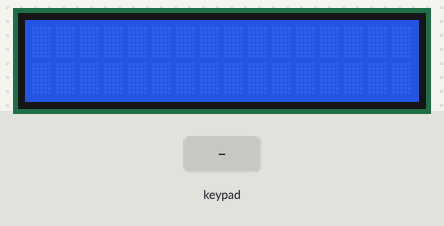
Bench run of a sketch on a simulated Arduino Uno, built with avr-gcc and run on an emulated ATmega328P. On the bench: 16×2 character LCD. The test bench sets the inputs (shaded band). What the sketch prints to the serial monitor is not drawn.

Above: at 1.2 s.
1.3 s: keypad keys 9 8 7 6 # pressed 0.4 s apart
At 3.7 s:
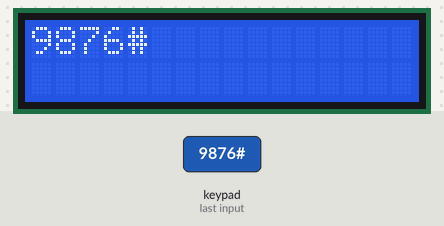
4.8 s: key 'A' pressed
At 5.2 s:
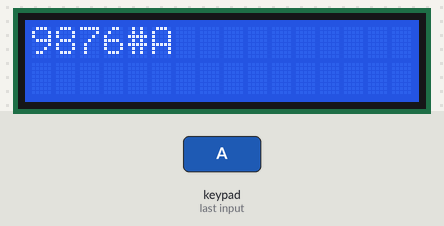
6.3 s: key 'B' pressed
At 7.5 s:
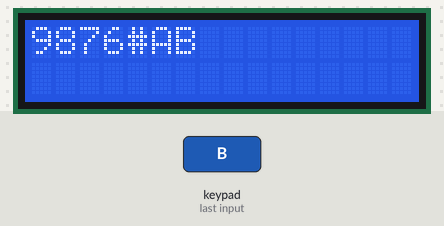
7.8 s: keypad keys 9 8 7 6 * pressed 0.4 s apart
At 10.0 s:
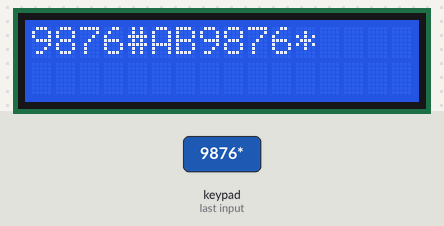
11.3 s: key 'C' pressed
At 12.4 s:
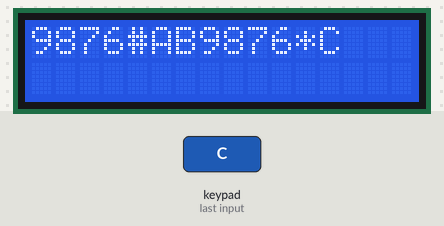
12.8 s: keypad keys 9 8 7 6 D pressed 0.4 s apart
At 14.9 s:
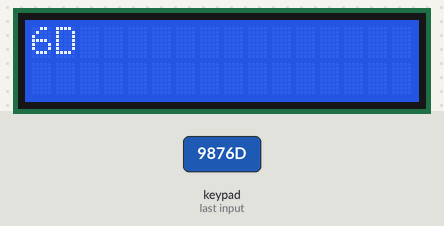
Timing chart, 0 to 16.4 s (numbered marks = the images above; inputs shaded):
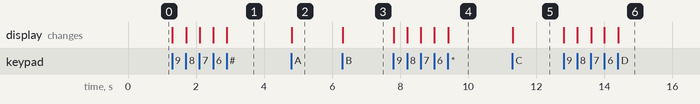

Measured:
- after the input at 1.3 s, the display: first changes at once (image 1 shows a later state)
- after the input at 4.8 s, the display: changes at once (image 2)
- after the input at 6.3 s, the display: changes at once (image 3)
- after the input at 7.8 s, the display: first changes at once (image 4 shows a later state)
- after the input at 11.3 s, the display: changes at once (image 5)
- after the input at 12.8 s, the display: first changes at once (image 6 shows a later state)

The sketch:

Code.ino
```cpp
#include <LiquidCrystal.h>
#include <Keypad.h>

LiquidCrystal lcd(5, 4, 3, 2, A4, A5);

const byte ROWS = 4;
const byte COLS = 4;
char keys[ROWS][COLS] = {
  {'1','2','3','A'},
  {'4','5','6','B'},
  {'7','8','9','C'},
  {'*','0','#','D'}
};
byte rowPins[ROWS] = {A0, A1, 11, 10};
byte colPins[COLS] = {9, 8, 7, 6};
int LCDRow = 0;

Keypad keypad = Keypad( makeKeymap(keys), rowPins, colPins, ROWS, COLS );

void setup(){
   Serial.begin(9600);
   lcd.begin(16, 2);
   lcd.setCursor(LCDRow, 0);
}

void loop(){
  char key = keypad.getKey();

  if (key){
    Serial.println(key);
    lcd.print(key);
    LCDRow++;
    if (LCDRow >= 16) {
      LCDRow = 0;
      lcd.clear();
    }
    lcd.setCursor(LCDRow, 0);
  }
}
```
